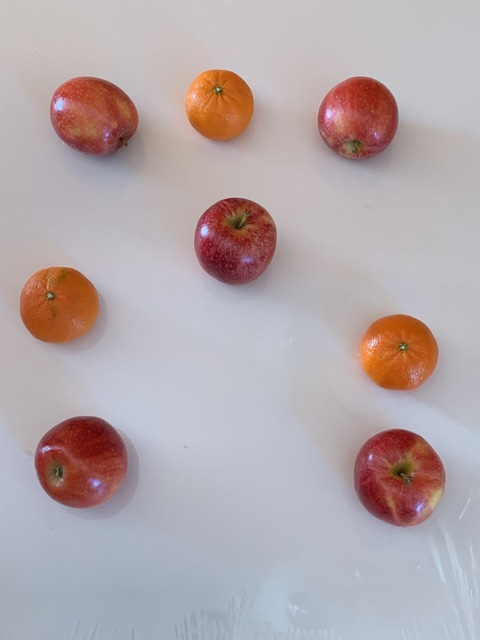
#> input picture hashing, filtering, detection/appleorange.JPG, 480 x 640 px
$ jupyter execute object_detection.ipynb   (shell and % lines are left out)   (older library calls are emulated)
#> lines starting #> are read from the running program, lines starting #| are printed output that depends on the picture; after the words box and inside, x2 and y2 are one past the last pixel; in counts of white or black regions, pixels touching at a corner belong together; long printed decimals are rounded
[cell 1]
from __future__ import print_function
import cv2
import random
import numpy as np
import matplotlib.pyplot as plt

[cell 2]
def display(img):
    fig = plt.figure(figsize=(12,10))
    displot = fig.add_subplot(111)
    displot.imshow(img)

[cell 3]
img = cv2.imread('appleorange.JPG')
#> img is the input picture: shape (640, 480, 3); mean B, G, R 171.2, 168.2, 180
img.shape
#> Out = (640, 480, 3)

[cell 4]
threshold = 100
canny_output = cv2.Canny(img, threshold, threshold*2)
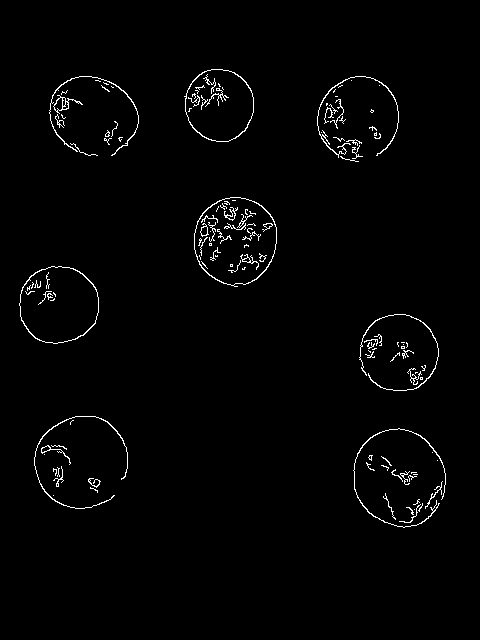
#> canny_output: shape (640, 480); 1.6% white in thin lines or dots, all inside (x1, y1, x2, y2) = (19, 69, 446, 528)
contours, heirarchy = cv2.findContours(canny_output, cv2.RETR_EXTERNAL,
cv2.CHAIN_APPROX_SIMPLE)
#> contours = 85 contours, 75 with area under 20; largest, box (x1, y1, x2, y2) and area: (194, 197, 277, 287) 5699, (19, 266, 99, 344) 4836, (184, 69, 254, 142) 3904, (53, 95, 83, 114) 157, (317, 76, 399, 158) 82

[cell 5]
print(len(contours))
#| 85

[cell 6]
count=0
font = cv2.FONT_HERSHEY_SIMPLEX
for c in contours:
    x,y,w,h = cv2.boundingRect(c)
    if (w > 20 and h > 20):
        count += 1
        ROI = img[y+int(h/4):y+int(3*h/4), x+int(h/4):x+int(3*h/4)]
        ROI_meancolor = cv2.mean(ROI)
        print(count, ROI_meancolor)
        if (ROI_meancolor[0] > 30 and ROI_meancolor[0] < 40 and
            ROI_meancolor[1] > 70 and ROI_meancolor[1] < 105 and
            ROI_meancolor[2] > 150 and ROI_meancolor[2] < 200):
            cv2.putText(img, 'orange', (x-2,y-2), font, 0.8,
                       (255,255,255), 2, cv2.LINE_AA)
            cv2.rectangle(img, (x,y), (x+w,y+h), (255,255,255), 3)
            cv2.imshow('Contours', img)
        else:
            cv2.putText(img, 'apple', (x-2,y-2), font, 0.8,
                       (0,0,255), 3)
            cv2.imshow('Contours', img)
#> this loop made 85 passes
#> (x, y, w, h, ROI_meancolor) on passes 28, 30, 48, 49, 50, 83, 84, 85: (353, 428, 93, 100, (52.95, 66.39, 136.2, 0)), (34, 416, 94, 93, (43.68, 50.95, 128.7, 0)), (359, 314, 80, 77, (34.42, 93.26, 183.1, 0)), (19, 266, 80, 78, (32.79, 78.39, 158.8, 0)), (194, 197, 83, 90, (51, 55.1, 124.4, 0)), (317, 76, 82, 82, (66.89, 74.86, 165.4, 0)), (49, 76, 90, 80, (67.81, 87.03, 165.1, 0)), (184, 69, 70, 73, (36.25, 100.7, 188.7, 0))
#> (x, y, w, h) on passes 1 to 6: (414, 509, 1, 1), (406, 507, 8, 8), (399, 504, 22, 19), (418, 503, 5, 9), (413, 499, 7, 6), (53, 495, 1, 1)
#| 1 (52.949, 66.386, 136.2072, 0.0)
#| 2 (43.678, 50.947, 128.705, 0.0)
#| 3 (34.418, 93.262, 183.089, 0.0)
#| 4 (32.792, 78.393, 158.782, 0.0)
#| 5 (51.005, 55.099, 124.428, 0.0)
#| 6 (66.886, 74.860, 165.397, 0.0)
#| 7 (67.8125, 87.032, 165.141, 0.0)
#| 8 (36.25, 100.729, 188.677, 0.0)
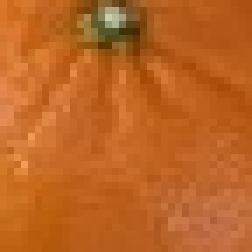
#> ROI: shape (36, 36, 3) (shown 7 times larger); mean B, G, R 36.2, 100.7, 188.7
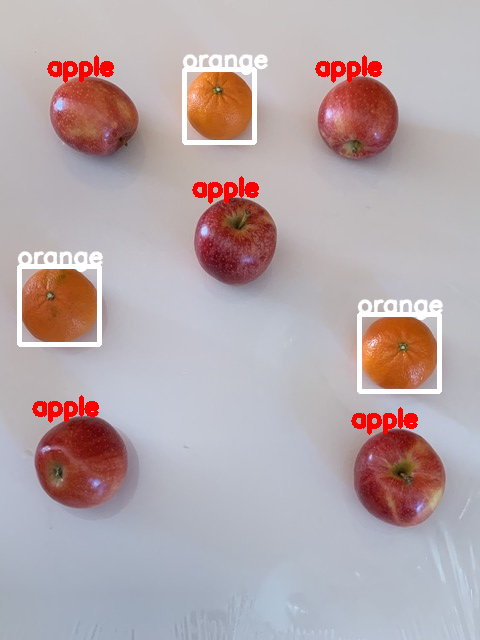
#> img: shape (640, 480, 3); 3.8% of pixels changed, all inside (x1, y1, x2, y2) = (17, 54, 444, 435)
#> after the loop, count = 8

[cell 7]
from skimage.feature import hog
from skimage import data, exposure
fruit, hog_image = hog(img, orientations=8, pixels_per_cell=(16,16),
                      cells_per_block=(1,1), visualize=True, multichannel=True)
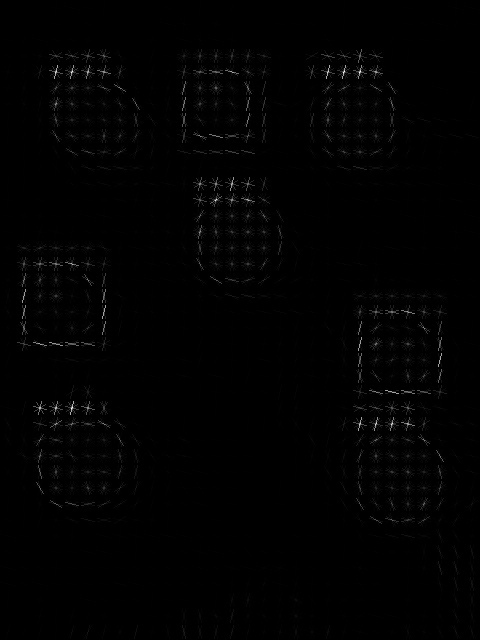
#> hog_image: shape (640, 480) float64; min 0, max 56.11, mean 0.4; drawn with min black and max white
#> fruit = 9600 values, max 1 at index 244, min 0 at index 1, mean 0.287
hog_image_rescaled = exposure.rescale_intensity(hog_image, in_range=(0,10))
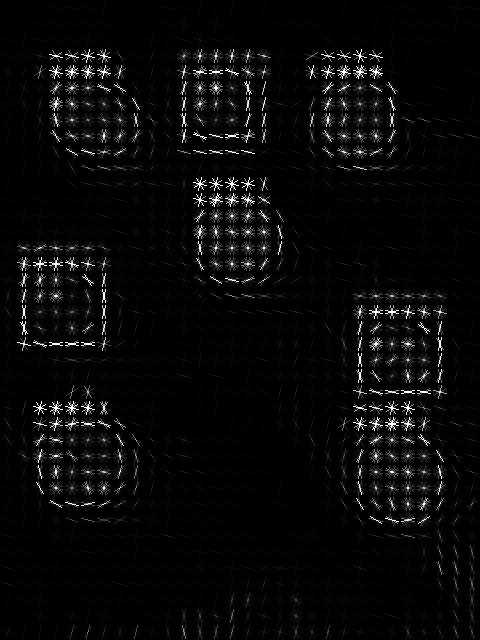
#> hog_image_rescaled: shape (640, 480) float64; min 0, max 1, mean 0.0338
cv2.imshow('HOG_image', hog_image_rescaled)
